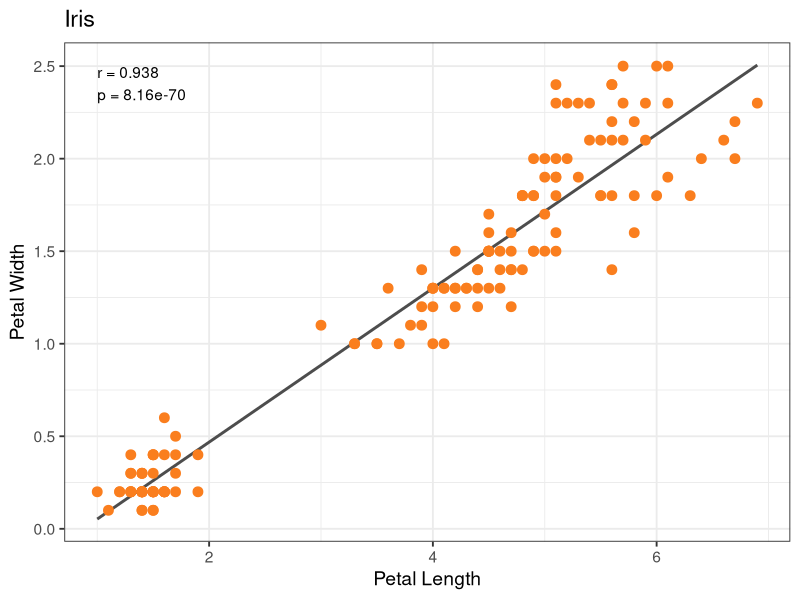
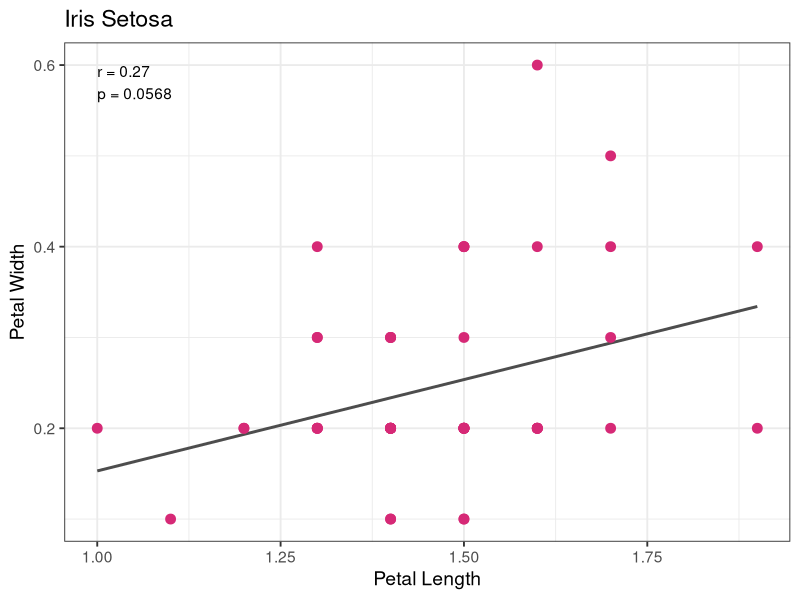
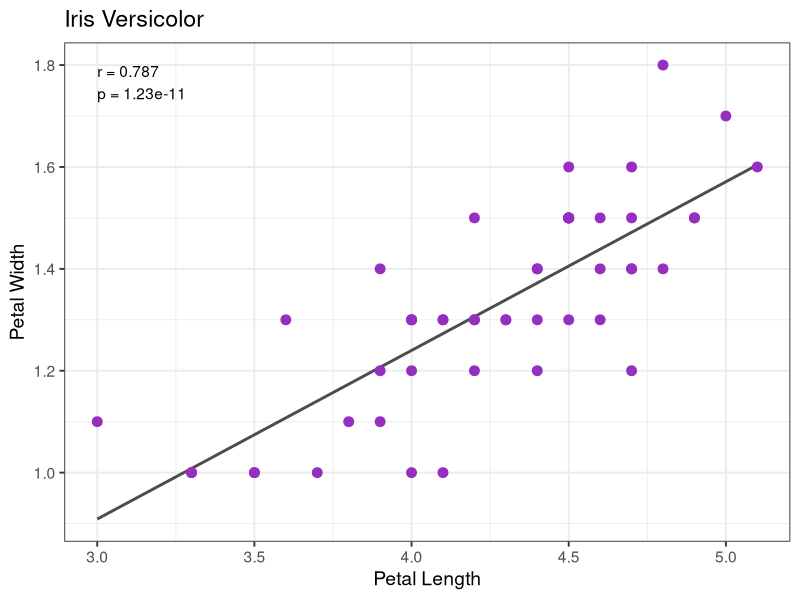
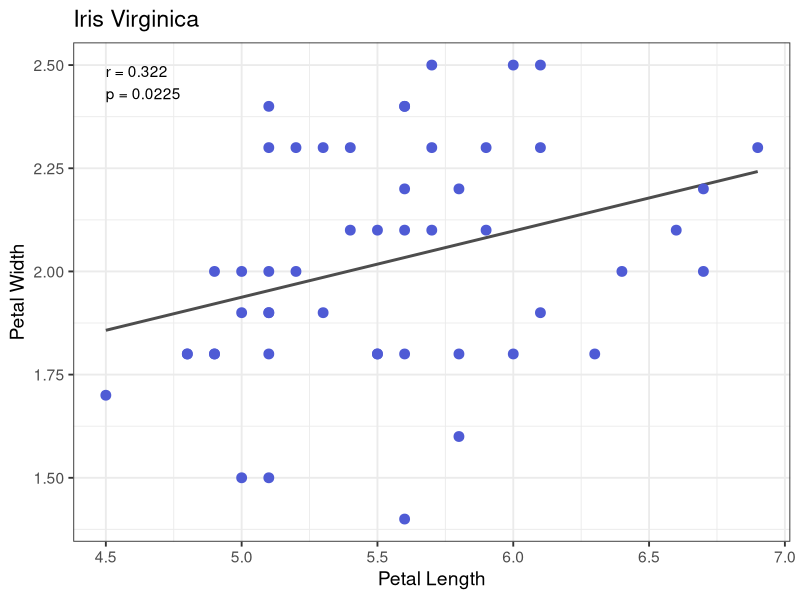
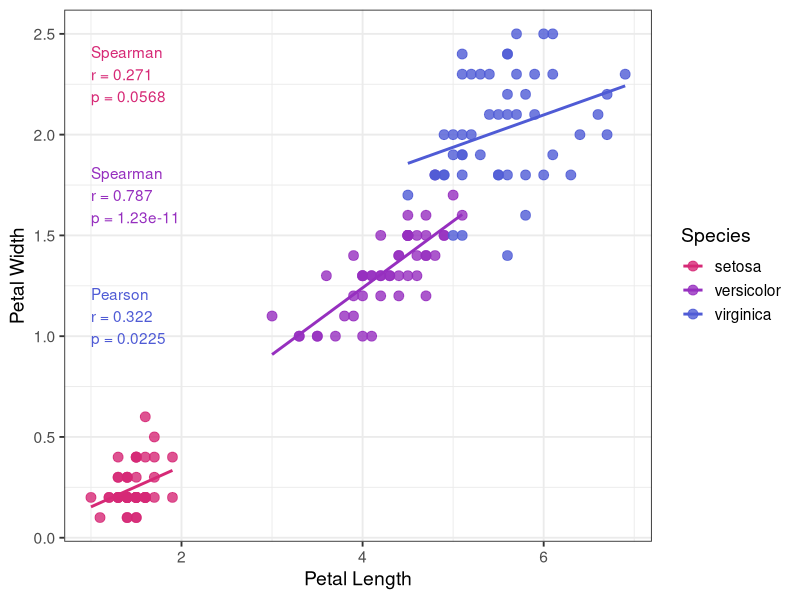
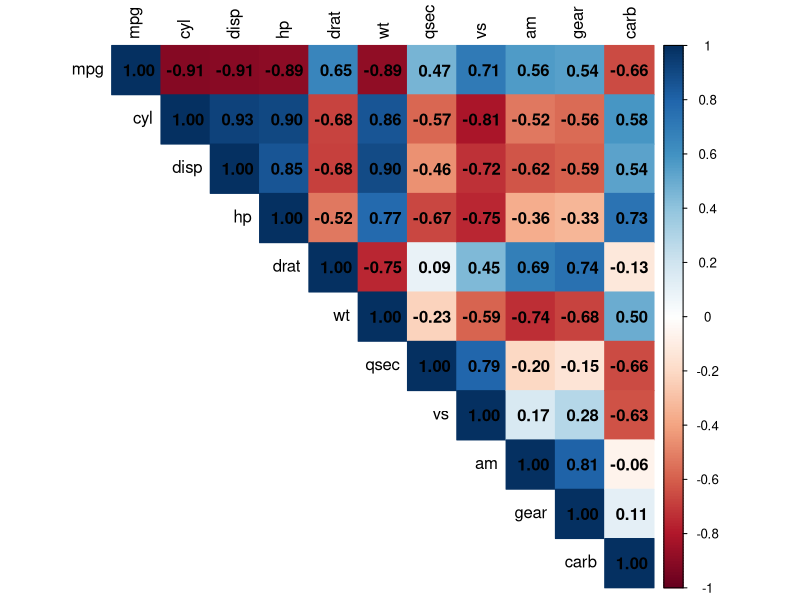
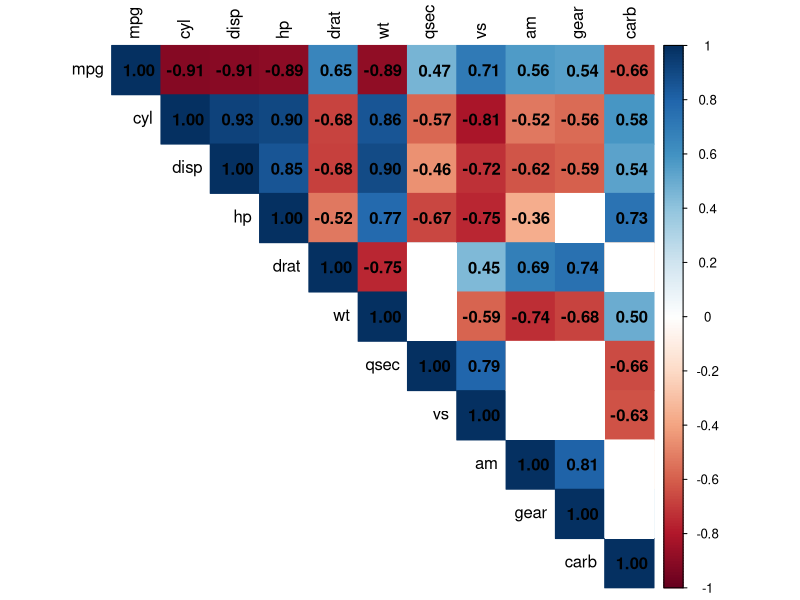
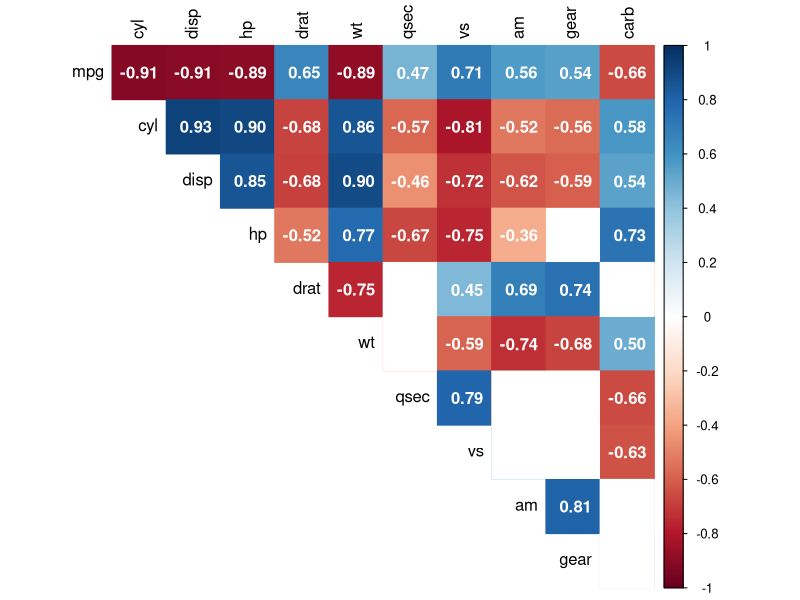

R code for these plots, in order:
#######################################
# Paprastų koreliacijų pavyzdys #######
# Užkrauname built-in duomenų rinkinį #
#######################################
data(iris)
View(iris)

#####################################################################
# Perspėjamasis pavyzdys ############################################
# kodėl prieš atliekant koreliacinę analizę reikėtų atskirti grupes #
#####################################################################
# 1. Patikriname duomenų normalumą
shapiro.test(iris$Petal.Length)
shapiro.test(iris$Petal.Width)

# 2. Atliekame koreliacinę analizę
cor_iris <- cor.test(
  iris$Petal.Length,
  iris$Petal.Width,
  method = "spearman"
)
cor_iris

# 3. Nubrėžiame diagramą
if (!require("ggplot2")) install.packages("ggplot2")
if (!require("dplyr")) install.packages("dplyr")

library(ggplot2)
library(dplyr)

# Iris - pilno duomenų rinkinio koreliacinė analizė
label_iris <- paste0(
  "r = ", round(cor_iris$estimate, 3),
  "\np = ", signif(cor_iris$p.value, 3)
)

# Brėžiame diagramą
ggplot(iris, aes(Petal.Length, Petal.Width)) +
  geom_smooth(method = "lm", 
              se = FALSE, 
              color = "grey30",
              linewidth = 1) +
  geom_point(color = "#fa7e1e", size = 3) +
  annotate(
    "text",
    x = min(iris$Petal.Length),
    y = max(iris$Petal.Width),
    label = label_iris,
    hjust = 0, vjust = 1
  ) +
  labs(
    title = "Iris",
    x = "Petal Length",
    y = "Petal Width"
  ) +
  theme_bw(base_size = 14)

#######################################################
# Duomenų iš atskirų grupių negalima suplakti į vieną #
#######################################################

# 1. Sukuriame pogrupius (subsets)
iris_setosa <- subset(iris, Species == "setosa")
iris_versicolor <- subset(iris, Species == "versicolor")
iris_virginica <- subset(iris, Species == "virginica")

# 2. Patikriname duomenų normalumą pogrupiuose
shapiro.test(iris_setosa$Petal.Length)
shapiro.test(iris_versicolor$Petal.Length)
shapiro.test(iris_virginica$Petal.Length)

shapiro.test(iris_setosa$Petal.Width)
shapiro.test(iris_versicolor$Petal.Width)
shapiro.test(iris_virginica$Petal.Width)

# 3. Atliekame koreliacines analizes tarp žiedlapių ilgio ir pločio
# atskiruose pogrupiuose
cor_setosa <- cor.test(
  iris_setosa$Petal.Length,
  iris_setosa$Petal.Width,
  method = "spearman"
)
cor_setosa

cor_versicolor <- cor.test(
  iris_versicolor$Petal.Length,
  iris_versicolor$Petal.Width,
  method = "spearman"
)
cor_versicolor

cor_virginica <- cor.test(
  iris_virginica$Petal.Length,
  iris_virginica$Petal.Width,
  method = "pearson"
)
cor_virginica

# 4. Brėžiame sklaidos diagramas atskirai kiekvienai veislei
# Perspėjimas - tam, kad diagramų kodas veiktų,
# Prieš tai turi būti praleistas anksčiau esantis koreliacijų kodas
if (!require("ggplot2")) install.packages("ggplot2")
if (!require("dplyr")) install.packages("dplyr")

library(ggplot2)
library(dplyr)

# Setosa diagrama
label_setosa <- paste0(
  "r = ", round(cor_setosa$estimate, 2),
  "\np = ", signif(cor_setosa$p.value, 3)
)

ggplot(iris_setosa, aes(Petal.Length, Petal.Width)) +
  geom_smooth(method = "lm", 
              se = FALSE, 
              color = "grey30",
              linewidth = 1) +
  geom_point(color = "#d62976", size = 3) +
  annotate(
    "text",
    x = min(iris_setosa$Petal.Length),
    y = max(iris_setosa$Petal.Width),
    label = label_setosa,
    hjust = 0, vjust = 1
  ) +
  labs(
    title = "Iris Setosa",
    x = "Petal Length",
    y = "Petal Width"
  ) +
  theme_bw(base_size = 14)

# Versicolor diagrama
label_versicolor <- paste0(
  "r = ", round(cor_versicolor$estimate, 3),
  "\np = ", signif(cor_versicolor$p.value, 3)
)

ggplot(iris_versicolor, aes(Petal.Length, Petal.Width)) +
  geom_smooth(method = "lm", 
              se = FALSE, 
              color = "grey30",
              linewidth = 1) +
  geom_point(color = "#962fbf", size = 3) +
  annotate(
    "text",
    x = min(iris_versicolor$Petal.Length),
    y = max(iris_versicolor$Petal.Width),
    label = label_versicolor,
    hjust = 0, vjust = 1
  ) +
  labs(
    title = "Iris Versicolor",
    x = "Petal Length",
    y = "Petal Width"
  ) +
  theme_bw(base_size = 14)

# Virginica diagrama
label_virginica <- paste0(
  "r = ", round(cor_virginica$estimate, 3),
  "\np = ", signif(cor_virginica$p.value, 3)
)

ggplot(iris_virginica, aes(Petal.Length, Petal.Width)) +
  geom_smooth(method = "lm", 
              se = FALSE, 
              color = "grey30",
              linewidth = 1) +
  geom_point(color = "#4f5bd5", size = 3) +
  annotate(
    "text",
    x = min(iris_virginica$Petal.Length),
    y = max(iris_virginica$Petal.Width),
    label = label_virginica,
    hjust = 0, vjust = 1
  ) +
  labs(
    title = "Iris Virginica",
    x = "Petal Length",
    y = "Petal Width"
  ) +
  theme_bw(base_size = 14)

# 5. Brėžiame bendrą sklaidos diagramą visoms veislėms
# Perspėjimas - tam, kad diagramų kodas veiktų,
# Prieš tai turi būti praleistas anksčiau esantis koreliacijų kodas
library(ggplot2)
library(dplyr)

# Paruošiami aprašai iš turimų testų rezultatų
cor_labels <- data.frame(
  Species = c("setosa", "versicolor", "virginica"),
  label = c(
    paste0(
      "Spearman\nr = ", round(cor_setosa$estimate, 3),
      "\np = ", signif(cor_setosa$p.value, 3)
    ),
    paste0(
      "Spearman\nr = ", round(cor_versicolor$estimate, 3),
      "\np = ", signif(cor_versicolor$p.value, 3)
    ),
    paste0(
      "Pearson\nr = ", round(cor_virginica$estimate, 3),
      "\np = ", signif(cor_virginica$p.value, 3)
    )
  ),
  y = c(2.3, 1.7, 1.1)  # nurodomos teksto pozicijos
)

# Parenkamos spalvos
species_colors <- c(
  "setosa" = "#d62976",
  "versicolor" = "#962fbf",
  "virginica" = "#4f5bd5"
)

# Brėžiame bendrą grafiką
ggplot(iris, aes(Petal.Length, Petal.Width, color = Species)) +
  geom_point(size = 3, alpha = 0.8) +
  geom_smooth(method = "lm", 
              se = FALSE,
              linewidth = 1) +
  scale_color_manual(values = species_colors) +
  geom_text(
    data = cor_labels,
    aes(
      x = min(iris$Petal.Length),
      y = y,
      label = label,
      color = Species
    ),
    hjust = 0,
    show.legend = FALSE
  ) +
  labs(
    x = "Petal Length",
    y = "Petal Width",
    color = "Species"
  ) +
  theme_bw(base_size = 14)

#######################################
# Koreliacijų matricos pavyzdys #######
# Užkrauname built-in duomenų rinkinį #
#######################################
?mtcars
View(mtcars)
data(mtcars)
str(mtcars)
head(mtcars)

# Patikriname duomenų normalumą
shapiro.test(mtcars$mpg)
shapiro.test(mtcars$cyl)
shapiro.test(mtcars$disp)
shapiro.test(mtcars$hp)
shapiro.test(mtcars$drat)
shapiro.test(mtcars$wt)
shapiro.test(mtcars$qsec)
shapiro.test(mtcars$vs)
shapiro.test(mtcars$am)
shapiro.test(mtcars$gear)
shapiro.test(mtcars$carb)

# Atliekame statistinius testus ir sukuriam koreliacjų matricą
cor_matrix <- cor(
  mtcars,
  method = "spearman"
)

cor_matrix

cor_matrix_rounded <- round(cor_matrix, 3)

cor_matrix_rounded

# Naudojame write.csv funkciją tam, kad išsisaugotume rezultatus:
# (prisiminkite, kur jūsų darbinė direktorija - nusistatykite ją)
getwd()

write.csv(cor_matrix_rounded, "correlation_matrix_rho.csv", row.names = TRUE)

# Jeigu kompiuterio lokacijos nustatymai lietuviški
# ir csv reikšmės atskirtos ne kableliais, o kabliataškiais
# naudojame funkciją write.csv2

# p reikšmių koreliacijų matrica
cor_pvalues <- function(mat) {
  n <- ncol(mat)
  p_mat <- matrix(NA, n, n)
  colnames(p_mat) <- colnames(mat)
  rownames(p_mat) <- colnames(mat)
  
  for (i in 1:n) {
    for (j in 1:n) {
      test <- cor.test(mat[, i], mat[, j], method = "spearman")
      p_mat[i, j] <- test$p.value
    }
  }
  p_mat
}

p_matrix <- cor_pvalues(mtcars)

p_matrix

# Jeigu yra poreikis, galime suapvalinti p reikšmes
p_matrix_rounded <- round(p_matrix, 3)
p_matrix_rounded

# Naudojame write.csv funkciją tam, kad išsisaugotume rezultatus:
# (šiuo atveju išsaugomos nesuapvalintos p reikšmės)
write.csv(p_matrix, "correlation_matrix_p.csv", row.names = TRUE)

# Jeigu reikšmės atskirtos kabliataškiais
# naudojame write.csv2

# Koreliacijų matricos  vizualizacija
# 1. pilna koreliacijų matrica - rodomi visi rezultatai
if (!require("corrplot")) install.packages("corrplot")
library(corrplot)

corrplot(
  cor_matrix,
  method = "color",
  type = "upper",
  tl.col = "black",
  addCoef.col = "black",
  number.cex = 1
)

# 2. Pakoreguota koreliacijų matrica - rodomi tik
# statistiškai reikšmingi rezultatai
corrplot(
  cor_matrix,
  method = "color",
  type = "upper",
  tl.col = "black",
  addCoef.col = "black", # arba "white"
  number.cex = 1,
  p.mat = p_matrix,
  sig.level = 0.05,
  insig = "blank"
)

# 3. Pakoreguota koreliacijų matrica - išmetame įstrižainę,
# kur rodomi kintamųjų ryšiai su jais pačiais
# ir pakeičiame šrifto spalvą
corrplot(
  cor_matrix,
  method = "color",
  type = "upper",
  tl.col = "black",
  addCoef.col = "white",
  number.cex = 1,
  p.mat = p_matrix,
  sig.level = 0.05,
  insig = "blank",
  diag = FALSE
)
